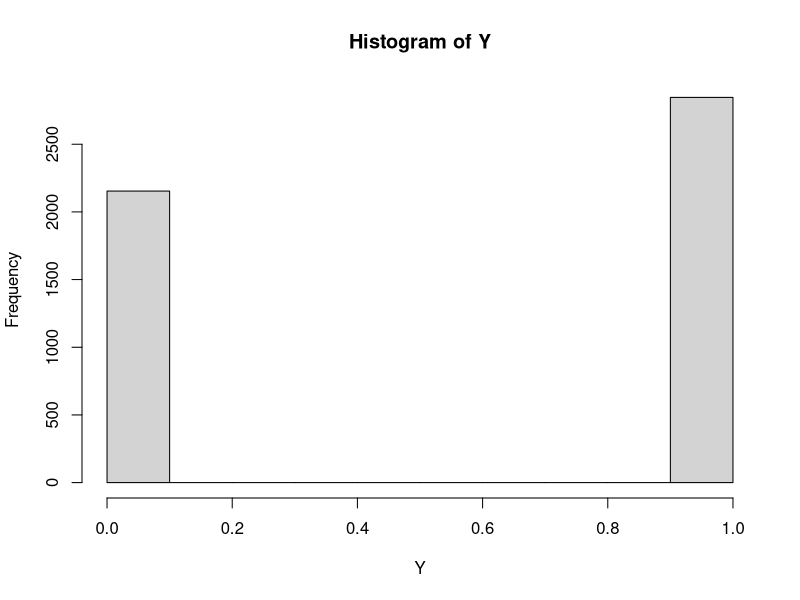

Write R code to recreate this figure. (Note: this script raises an error after producing the figure.)
# Clear the entire environment
# rm(list = ls())
# Load necessary package
library(data.table)
# Observational Study with an assay lower limit (Lower Limit of Detection, LOD) for the mediator variable
#
# parameters:
#  - n_obs:  Number of study units to generate for the observational study.
#  - return_dgp: Logical indicating whether to return the data-generating
#                functions in addition to the simulated data.
#  - random: Randomization trial or not. FALSE means observational study
#
# return:
#  A data frame of `n_obs` study units from an observationl study in which
#  an assay lower limit for the mediator variable, i.e.,
# - study_dat: A data frame of `n_obs` study units with censoring for M1.
# - study_dat_full: A data frame of `n_obs` study units without censoring for M1.

Study_dgp_Mcensor <- function(n_obs = 5000, random = FALSE, lod = NULL, censor_rate = 0.3, return_dgp = TRUE) {
  # Generate baseline covariates (e.g., demographic characteristics)
  L1 <- rbinom(n_obs, 1, 0.7)
  L2 <- rbinom(n_obs, 1, 0.5)
  L3 <- rbinom(n_obs, 1, 0.25)

  # Generate exposure status as a function of baseline covariates, depending on randomization
  gA <- function(L1, L2, L3, random) {
    if (random) {
      return(rep(0.5, length(L1))) # Fixed probability if randomized
    } else {
      return(plogis(-1.25 + 0.25 * L1 + 1.25 * L2 + 0.5 * L3 - 2.5 * L1 * L3)) # interactions
    }
  }
  gA_obs <- gA(L1, L2, L3, random)
  A <- rbinom(n_obs, 1, gA_obs)

  # Generate post-infection biomarker (RNA quantity) from a log-normal distribution
  QM <- function(A, L1, L2, L3) {
    QM <- A * (L1 + 2 * L2 - L3) # hard to model P(A | M, L) since DGP of M
    return(list(QM = QM))
  }
  QM_obs <- QM(A, L1, L2, L3)
  M_full <- rnorm(n_obs, QM_obs$QM + 2.5, 0.25)
  # summary(M_full)
  # different distribution, e.g., round(rweibull(n_obs, shape = shape, scale = scale) * (1 + QM_obs$QM), 3)

  # Apply fixed LOD for censoring
  if (is.null(lod)) {
    lod <- quantile(M_full, probs = censor_rate) # Set LOD as a fixed quantile of simulated data if not provided
  }
  censored <- M_full < lod # Identify which values are censored
  # Assign censored and uncensored values
  M <- M_full
  M[censored] <- "LOD" # Replace censored values with "LOD"

  # Generate the outcome of interest
  QY <- function(A, M, L1, L2, L3) {
    -1.25 + 2 * A + 0.5 * M - 0.25 * L1 - 0.5 * L2 - 0.5 * L3 # additive model lasso is ok.
  }
  QY_obs <- QY(A, M_full, L1, L2, L3)
  Yprob <- plogis(QY_obs) # Convert to probabilities using the logistic function
  Y <- rbinom(n_obs, 1, Yprob)
  summary(Y)
  hist(Y)

  # Create data frame and return
  study_dat <- data.table::setDT(
    data.frame(id = seq(1, n_obs), L1, L2, L3, A, M, Y, censored = censored)
  )
  study_dat_full <- data.table::setDT(
    data.frame(id = seq(1, n_obs), L1, L2, L3, A, M = M_full, Y)
  )
  # Collect DGP functions to optionally return
  dgp_funs <- list(gA = gA, QM = QM, QY = QY)

  # Return data frame and optionally DGP functions
  if (return_dgp) {
    out <- list(
      "study_dat" = study_dat,
      "study_dat_full" = study_dat_full,
      "dgp_funs" = dgp_funs,
      "lod" = lod
    )
  } else {
    out <- list(
      "study_dat" = study_dat,
      "study_dat_full" = study_dat_full
    )
  }
  return(out)
}



n_obs <- 5000
(data <- Study_dgp_Mcensor(n_obs = n_obs, censor_rate = 0.3))
data$lod

head(data$study_dat)
head(data$study_dat_full)

summary(data$study_dat$M)
summary(data$study_dat_full$M)



# Approximate Average Treatment Effect (ATE), Natural Direct and Indirect Effects (NDE/NIE)
#
# parameters:
#  - gen_data: A function that generates data from a data-generating process.
#  - n_truth: Number of observations to generate for an "asymptotic" sample
#              in which the plug-in estimator of the ATE will be used.
#  - random: Randomization trial or not. FALSE means observational study
#
# return:
#   A list containing:
#   - psi_est: Estimate of the ATE based on the plug-in estimator.
#   var_eif: Variance bound via the efficient influence function (EIF).
#   nde: Natural direct effect (NDE).
#   nie: Natural indirect effect (NIE).
get_truth <- function(gen_data, random = FALSE, n_truth = 1e7) {
  # Compute large data set from data-generating mechanism
  dgp <- gen_data(n_obs = n_truth, random = random, return_dgp = TRUE)
  wow_so_much_data <- dgp$study_dat_full

  # Extract DGP helper functions
  gA <- dgp$dgp_funs$gA
  QM <- dgp$dgp_funs$QM
  QY <- dgp$dgp_funs$QY

  # Compute exposure (infection) mechanism in "asymptotic" sample
  gA_mech <- with(wow_so_much_data, gA(L1, L2, L3, random))

  # compute post-infection labs and biomarkers in "asymptotic" sample
  QM_Anat_mech <- with(wow_so_much_data, QM(A, L1, L2, L3))

  # compute post-infection labs and biomarkers in "asymptotic" sample for
  # counterfactual data where all units are exposed (A = 1)
  QM_Ais1_mech <- with(wow_so_much_data, QM(1, L1, L2, L3))
  M1_Ais1 <- rnorm(n_truth, QM_Ais1_mech$QM + 2.5, 0.25)

  # compute post-infection labs and biomarkers in "asymptotic" sample for
  # counterfactual data where all units are unexposed (A = 0)
  QM_Ais0_mech <- with(wow_so_much_data, QM(0, L1, L2, L3))
  M1_Ais0 <- rnorm(n_truth, QM_Ais0_mech$QM + 2.5, 0.25)

  # Compute outcome of interest in "asymptotic" sample
  Y_mech <- with(wow_so_much_data, QY(A, M, L1, L2, L3))
  QY_mech <- rbinom(n_truth, 1, plogis(Y_mech))

  Y_Ais1_mech <- with(wow_so_much_data, QY(1, M1_Ais1, L1, L2, L3))
  Y_Ais0_mech <- with(wow_so_much_data, QY(0, M1_Ais0, L1, L2, L3))

  QY_Ais1_mech <- rbinom(n_truth, 1, plogis(Y_Ais1_mech))
  QY_Ais0_mech <- rbinom(n_truth, 1, plogis(Y_Ais0_mech))


  # Compute average treatment effect (ATE) via plug-in in "asymptotic" sample
  ate_rd <- mean(QY_Ais1_mech) - mean(QY_Ais0_mech)
  ate_rr <- mean(QY_Ais1_mech) / mean(QY_Ais0_mech)
  ate_or <- (mean(QY_Ais1_mech) / (1 - mean(QY_Ais1_mech))) / (mean(QY_Ais0_mech) / (1 - mean(QY_Ais0_mech)))

  # Compute direct and indirect effects
  Y_corss_mech <- with(wow_so_much_data, QY(1, M1_Ais0, L1, L2, L3))
  QY_corss_mech <- rbinom(n_truth, 1, plogis(Y_corss_mech))

  nie_rd <- mean(QY_Ais1_mech) - mean(QY_corss_mech) # Natural Indirect Effect RD
  nie_rr <- mean(QY_Ais1_mech) / mean(QY_corss_mech) # Natural Indirect Effect RR
  nie_or <- (mean(QY_Ais1_mech) / (1 - mean(QY_Ais1_mech))) / (mean(QY_corss_mech) / (1 - mean(QY_corss_mech))) # Natural Indirect Effect OR

  nde_rd <- mean(QY_corss_mech) - mean(QY_Ais0_mech) # Natural Direct Effect RD
  nde_rr <- mean(QY_corss_mech) / mean(QY_Ais0_mech) # Natural Direct Effect RD
  nde_or <- (mean(QY_corss_mech) / (1 - mean(QY_corss_mech))) / (mean(QY_Ais0_mech) / (1 - mean(QY_Ais0_mech))) # Natural Direct Effect RD


  # Compute the variance bound via the EIF
  # EIF for ATE
  eif_Ais1 <- (wow_so_much_data$A == 1) / gA_mech * (wow_so_much_data$Y - QY_mech) + QY_Ais1_mech
  eif_Ais0 <- (wow_so_much_data$A == 0) / (1 - gA_mech) * (wow_so_much_data$Y - QY_mech) + QY_Ais0_mech
  eif_ate <- (eif_Ais1 - eif_Ais0) - ate_rd

  # EIF for NIE and NDE
  return(list(
    psi_rd = ate_rd,
    psi_rr = ate_rr,
    psi_or = ate_rr,
    var_eif = var(eif_ate),
    nde_rd = nde_rd,
    nde_rr = nde_rr,
    nde_or = nde_or,
    nie_rd = nie_rd,
    nie_rr = nie_rr,
    nie_or = nie_or
  ))
}

(truth <- get_truth(gen_data = Study_dgp_Mcensor))
truth
